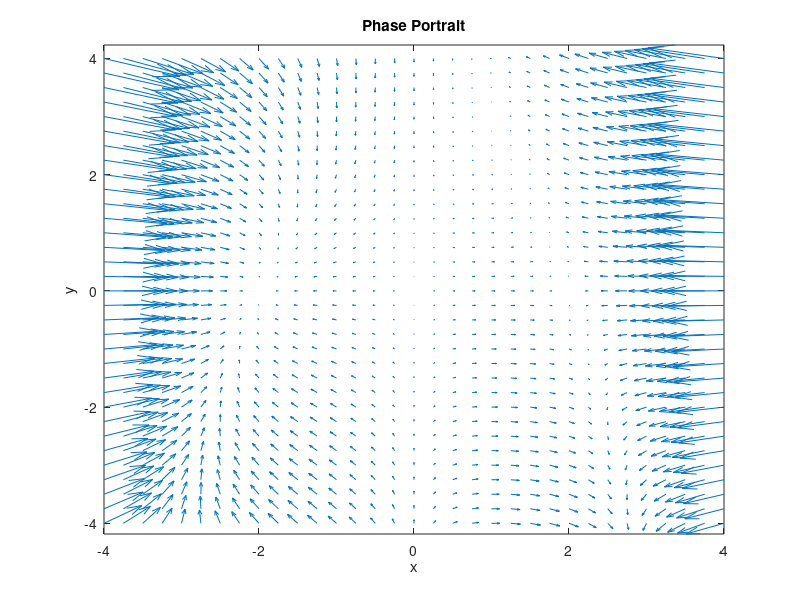

This chart was generated by the following MATLAB code: (Note: this script raises an error after producing the figure.)
# p4.m
function p4
clear
clf
figure(1)
hold off
[x,y]=meshgrid(-4:.25:4);
x_dot=x.*(4-y-(x.^2));
y_dot=y.*(x-1);
h=quiver(x,y,x_dot,y_dot);
set(h,"autoscalefactor",3);
axis("tight");
title("Phase Portrait");
xlabel("x");
ylabel("y");
fixAxes;
endfunction
